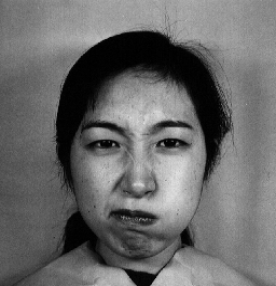
#> input picture resources/learn/KA.AN1_3.tiff, 276 x 286 px; its folder holds only this picture in this run
$ python generateDB.py
#> lines starting #> are read from the running program, lines starting #| are printed output that depends on the picture
import os
import cv2

pathDB = 'resources/learn/'
imageList = os.listdir(pathDB)
result = list()
for imageName in imageList:
    # расстягиваем в длину
    originalImg = cv2.imread(pathDB + imageName, cv2.IMREAD_COLOR)
#> originalImg is the input picture: shape (286, 276, 3); min 0, max 224, mean 106
    imgH = originalImg.copy()
    imgH = cv2.resize(imgH, (imgH.shape[1], int(imgH.shape[0] * 1.1)), interpolation = cv2.INTER_AREA)
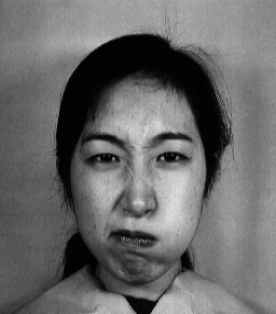
#> imgH: shape (314, 276, 3); min 0, max 224, mean 105.9
    cv2.imwrite('resources/learn_new/' + imageName[:6] + '_1' + '.tiff', imgH)

    # в ширину
    imgW = originalImg.copy()
    imgW = cv2.resize(imgW, (int(imgW.shape[1] * 1.1), imgW.shape[0]), interpolation=cv2.INTER_AREA)
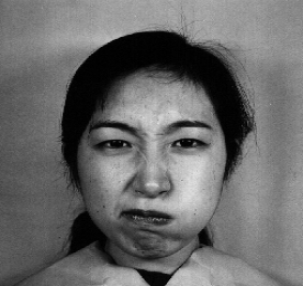
#> imgW: shape (286, 303, 3); min 0, max 223, mean 106
    cv2.imwrite('resources/learn_new/' + imageName[:6] + '_2' + '.tiff', imgW)

    # общее расширение в длину и ширину но в разных пропорциях
    imgAll = originalImg.copy()
    imgAll = cv2.resize(imgAll, (int(imgAll.shape[1] * 1.08), int(imgAll.shape[0] * 1.12)), interpolation=cv2.INTER_AREA)
    cv2.imwrite('resources/learn_new/' + imageName[:6] + '_3' + '.tiff', imgAll)

$ run again, on resources/learn/KL.AN2_3.tiff
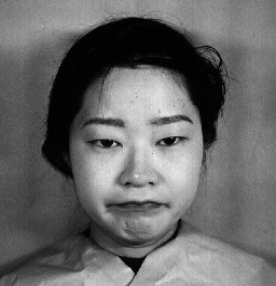
#> input picture resources/learn/KL.AN2_3.tiff, 276 x 286 px
#> originalImg is the input picture: shape (286, 276, 3); min 0, max 231, mean 104.3
#> `imgH = cv2.resize(imgH, (imgH.shape[1], int(imgH.shape[0] * 1.1)), int..`:
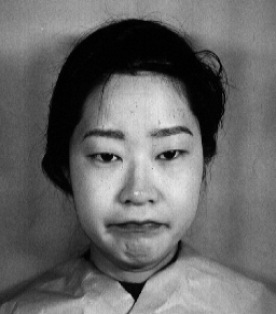
#> imgH: shape (314, 276, 3); min 0, max 231, mean 104.2
#> `imgW = cv2.resize(imgW, (int(imgW.shape[1] * 1.1), imgW.shape[0]), int..`:
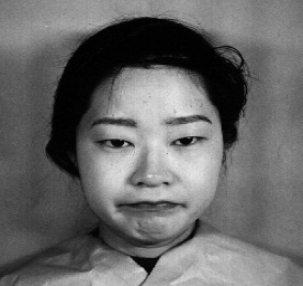
#> imgW: shape (286, 303, 3); min 0, max 230, mean 104.3

$ run again, on resources/learn/KA.DI2_3.tiff
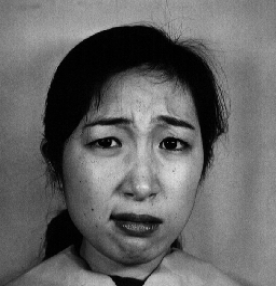
#> input picture resources/learn/KA.DI2_3.tiff, 276 x 286 px
#> originalImg is the input picture: shape (286, 276, 3); min 0, max 222, mean 101.8
#> `imgH = cv2.resize(imgH, (imgH.shape[1], int(imgH.shape[0] * 1.1)), int..`:
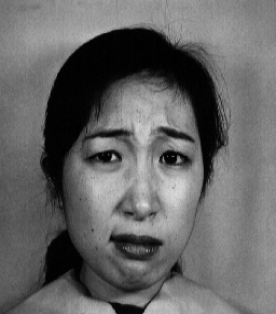
#> imgH: shape (314, 276, 3); min 0, max 220, mean 101.7
#> `imgW = cv2.resize(imgW, (int(imgW.shape[1] * 1.1), imgW.shape[0]), int..`:
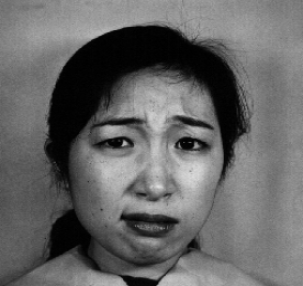
#> imgW: shape (286, 303, 3); min 0, max 222, mean 101.8
